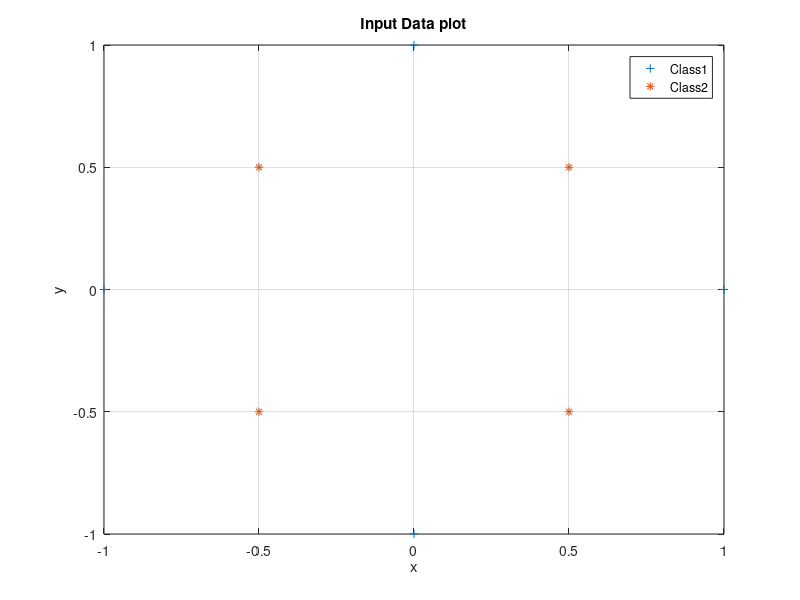

This chart was generated by the following MATLAB code: (Note: this script raises an error after producing the figure.)
clc 
clear all
close all
%%%%% Number of hidden layer %%%%
format short
h_l = 1;
%%%%% Number of hidden layer neurons %%%
n_h_l = [4];
%%%%% Number of inputs %%%%
in =  2 ;
%%%%% Number of outputs %%%%
out = 2;
nodes_sizes = [in n_h_l out];
%%%% Number of Processed outputs
%%%% Suppose in , h1 , h2, out then Processed outputs(1,2,3,4) = in out_h1,out_h2, out
x= [1 0; 0 1; -1 0; 0 -1 ;0.5 0.5; -0.5 0.5 ; 0.5 -0.5; -0.5 -0.5];%; 0.5 0.25;-0.5 -0.25;-0.25 0.125;0.25 -0.125 ];
d = [1;1;1;1;0;0;0;0;];
figure
plot ( x(1:4,1),x(1:4,2),'+');
hold on
plot ( x(5:8,1),x(5:8,2),'*');
xlabel('x') % x-axis label
ylabel('y') % y-axis label
legend('Class1', 'Class2');
title('Input Data plot')
grid on;
hold off;

d = [d (1-d)];
% x = [ [0.05 0.1];x];
% d = [ [0.01 0.99];d];
% x = [0 0; 0 1 ; 1 0; 1 1];
% d = [ 0; 1; 1;0];
%  x = [1 0; 0 0 ; 0 1; 1 1];
%  d = [ 0; 1; 0;1];
for i= 1 : h_l+2
    p_out{i,1} = zeros(1,nodes_sizes(i));
end
c = 1;
% for i= 1 : h_l+1
%     for j= 1: nodes_sizes(i+1)
%         w(:,j) = c.*[ones(nodes_sizes(i),1);-1]; %%% +1 is to store bias weights
%         c= -1*c;
%     end    
%     weights{i,1} = w;
%     w=[];
% end
% w = [
%      2   -2 0  2   -2 0;
%      2   -2 0  2   -2 0;
%      1    1 1 -1   -1 -1;
%     ];
%     weights{1,1} = c.*w;
%     w=[1 1;
%        1 1;
%        1 1;
%        1 1;
%        1 1;
%        1 1;
%        1 1 ];
%     weights{2,1} = w;
w = [
     0   0    1   1;
     1   1    0   0;
    0.51 -0.51 0.51 -0.51;
    ];
    weights{1,1} = c.*w;
    w=[1 1;
       1 1;
       1 1;
       1 1;
       1 1 ];
    weights{2,1} = w;

    
%%%% Net starts %%%%
mse = Inf;
epochs = 0;
[samples,~] = size(x);
e = zeros(samples,out);
smse = 0.001;
eta = 0.5;
loss = 0;
batch = 1;

while mse > smse && epochs < 30000
%%while epochs < 30000
    for k = 1 : batch:samples
        batch = max(min(samples-k,batch),1);
        [e(k:k+batch-1,:),weights, y(k:k+batch-1,:)] = neural_net(x(k:k+batch-1,:),d(k:k+batch-1,:),weights,p_out,h_l,nodes_sizes,eta,loss);
    end
    batch = 1;
    epochs =epochs +1;

	if (loss)
    	mse = (sum(sum(e)))/(samples*out);
	else
    	mse = sum(sum(e.^2))/(samples*out);
	end
    if mod(epochs,1000) == 0
        disp(mse);
    end
end
mse


%%%%Testing
test_d = d;
test_x = 0.75.*x; %%5- 0.25.*ones(size(x));
[test_samples,~] = size(test_x);
   %% if shuffle == 1
        [sz,in]= size(test_x);
        [~,o]= size(test_d);
        s = [test_x test_d];
        s = s(randperm(sz),:);
        test_x = s(:,1:in);
        test_d = s(:,in+1:in+o);
    %%end
test_y = zeros(size(d));
for k = 1 : test_samples
        [p_out,y] = forward_path(test_x(k,:),weights,p_out,nodes_sizes,h_l,loss);
        [~,sz] = size(y);
        test_y(k,:) = y(1,1:sz-1);
end
test_y
[C_Mat]=ConfusionMatrix(test_d,test_y)
%columns train data desired output
test_x= [0.75 0.75; 0.25 0.25; 0.25 -0.25; -0.25 -0.25 ;-0.25 0.25; 0.75 0.25 ; 0.6 -0.6; 0.25 0.75];
test_d = [1;0;0;0;0;1;1;1];
test_d = [test_d (1-test_d)];
[test_samples,~] = size(test_x);
test_y = zeros(size(test_d));
for k = 1 : test_samples
        [p_out,y] = forward_path(test_x(k,:),weights,p_out,nodes_sizes,h_l,loss);
        [~,sz] = size(y);
        test_y(k,:) = y(1,1:sz-1);
end
test_y
[C_Mat]=ConfusionMatrix(test_d,test_y)
